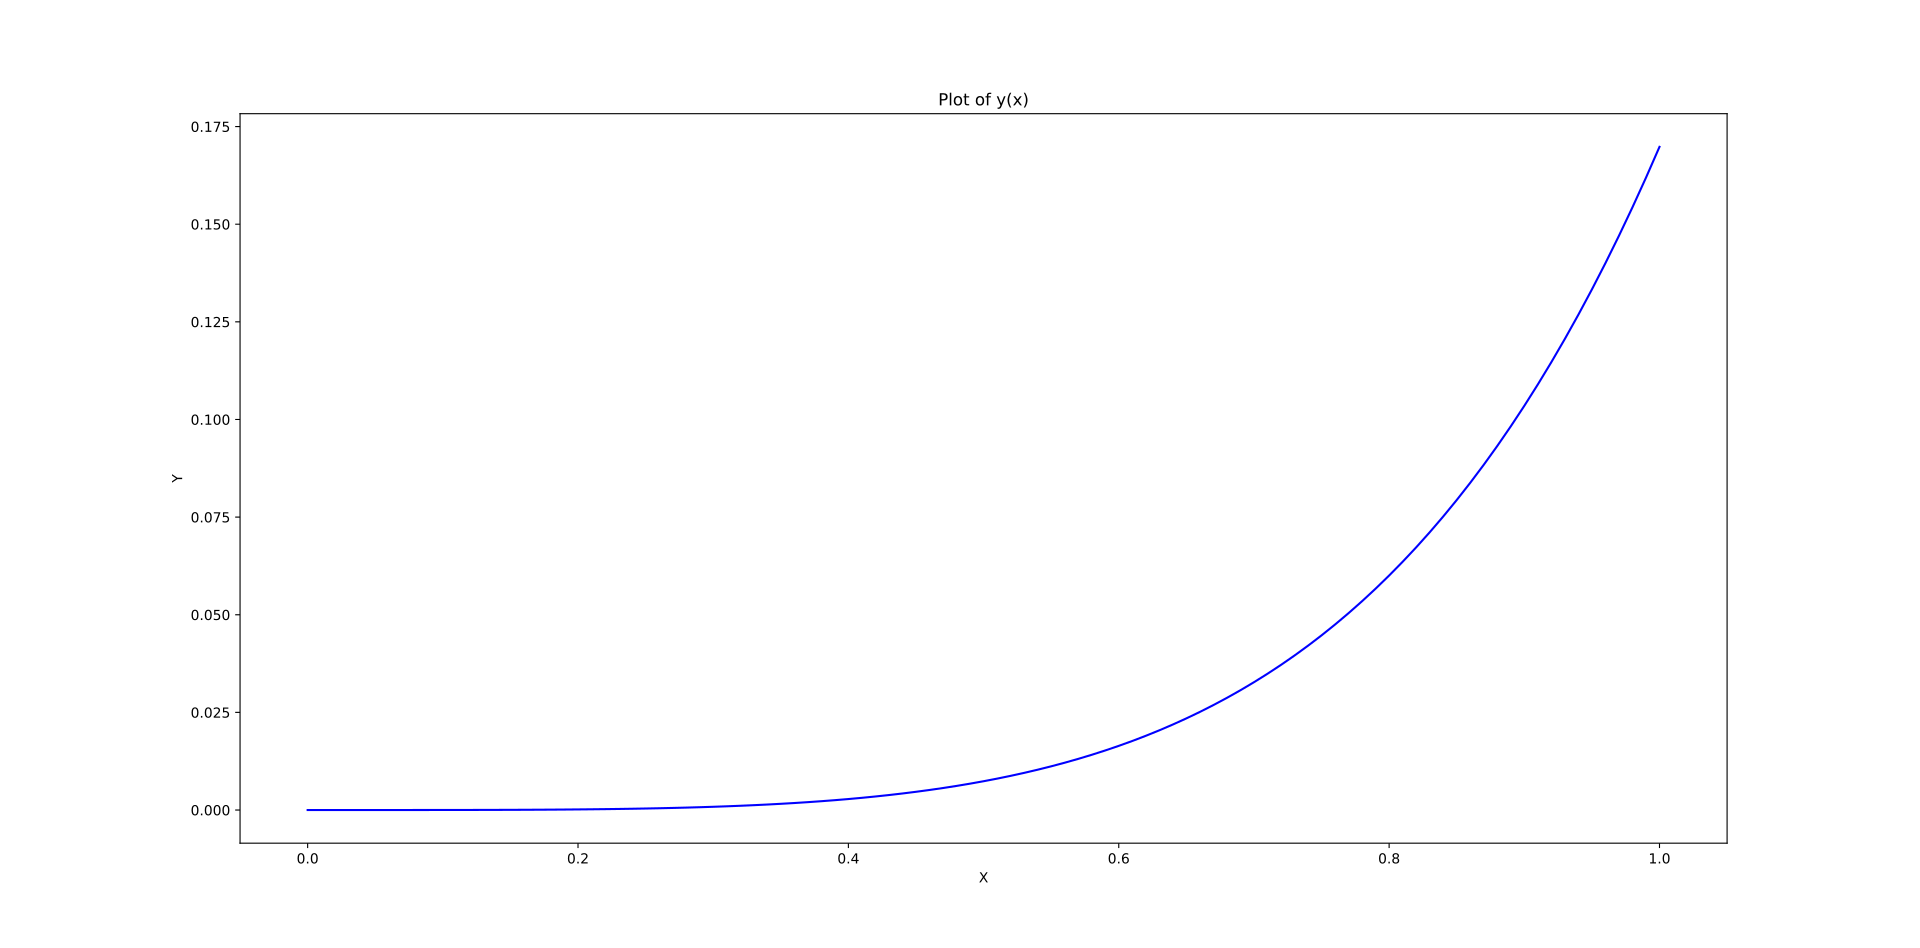

Generate this figure with Python:
"""
Author: Pruthvi Suryadevara
Email:  pruthvi.suryadevara@tifr.res.in
Solving second order initial value problem using Runga-Kutta method

"""

import numpy as np
import matplotlib.pyplot as plt

def dk(k,t):
    return((t*np.exp(t))-t+k)

def dy(y,t,k):
    return(k+y)

def cu_r4(f1,t0,tn,y0,h,k=[]):
    """
    Integrates the initial value problem using 4th order runga kutta method 
    Paramaters:
    f1: Callable, the function to be integrated (defined in y,t,k)
    t0: Double, the lover bound (initial value) of the paramater t
    tn: Double, the upper bound of the paramater t
    y0: Double, the initial value of the solution y
    h: Double, the step size chosen
    k: ndarray of doubles, Extra paramater in f, which is a defined from t0-tn at h/2 stepsize
    Returns
    y: ndarray of doubles, the value of y at evenly spaved points between t0,tn
    """
    hi=np.linspace(t0,tn,1+int((tn-t0)/h))     # defines mesh of t between t0,tn
    if k==[]:                                  # defining dummy variable k when k is not required
        f=lambda y,t,k:f1(y,t)
        k=np.zeros(2*len(hi)-1)
    else:
        f=lambda y,t,k:f1(y,t,k)
    y=np.zeros(len(hi))                        # setting initial value of y to y0
    y[0]=y0                                    # setting initial value of y to y0
    for i in range(len(hi)-1):                 # using 4th order runga kurta to iterate for y[i+1]
        k1=h*f(y[i],hi[i],k[2*i])
        k2=h*f((y[i]+(0.5*k1)),(hi[i]+(h*0.5)),k[(2*i)+1])
        k3=h*f((y[i]+(0.5*k2)),(hi[i]+(h*0.5)),k[(2*i)+1])
        k4=h*f((y[i]+(k3)),(hi[i]+h),k[(2*i)+2])
        y[i+1]=y[i]+(1/6*(k1+(2*k2)+(2*k3)+k4))
    return(y)

def cu_2d_r4(dy,dk,t0,tn,y0,k0,h):
    """
    Integrates pair of initial value problem using 4th order runga kutta method 
    Paramaters:
    dy: Callable, the function to be integrated (defined in y,t,k), will be integrated second
    dk: Callable, the function to be integrated first (defined in y,t)
    t0: Double, the lover bound (initial value) of the paramater t
    tn: Double, the upper bound of the paramater t
    y0: Double, the initial value of the solution y
    k0: Double, the initial value of the solution k
    h: Double, the step size chosen
    Returns
    y: ndarray of doubles, the value of y at evenly spaved points between t0,tn
    Notes:
    look at the written part pdf file for better understanding
    """
    return(cu_r4(dy,t0,tn,y0,h,k=cu_r4(dk,t0,tn,k0,h/2)))

# Solving by converting the second order differntial equation into pair of first order differential equations
# Defining the problem paramaters and 
h=0.01
t0=0
tn=1
y0=0
k0=0
hi=np.linspace(t0,tn,1+int((tn-t0)/h))
y=cu_2d_r4(dy,dk,t0,tn,y0,k0,h) # calling the defined function to solve the initial value problem

# Plotting the solution of the initial value problem
plt.plot(hi,y,'b')
plt.xlabel("X")
plt.ylabel("Y")
plt.title("Plot of y(x)")
plt.show()
